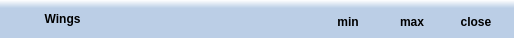
        <widget class="QWidget" name="wg1Title" native="true">
         <property name="sizePolicy">
          <sizepolicy hsizetype="Ignored" vsizetype="Fixed">
           <horstretch>0</horstretch>
           <verstretch>0</verstretch>
          </sizepolicy>
         </property>
         <property name="minimumSize">
          <size>
           <width>0</width>
           <height>38</height>
          </size>
         </property>
         <property name="maximumSize">
          <size>
           <width>16777215</width>
           <height>38</height>
          </size>
         </property>
         <property name="mouseTracking">
          <bool>true</bool>
         </property>
         <property name="styleSheet">
          <string notr="true">border: none;
background-color: qlineargradient(spread:pad, x1:1, y1:0, x2:1, y2:1, stop:0 rgba(255, 255, 255, 255), stop:0.213483 rgba(187, 206, 230, 255));</string>
         </property>
         <layout class="QHBoxLayout" name="horizontalLayout">
          <property name="spacing">
           <number>0</number>
          </property>
          <property name="leftMargin">
           <number>6</number>
          </property>
          <property name="topMargin">
           <number>6</number>
          </property>
          <property name="rightMargin">
           <number>6</number>
          </property>
          <property name="bottomMargin">
           <number>6</number>
          </property>
          <item>
           <widget class="QLabel" name="labLogo">
            <property name="sizePolicy">
             <sizepolicy hsizetype="Fixed" vsizetype="Fixed">
              <horstretch>0</horstretch>
              <verstretch>0</verstretch>
             </sizepolicy>
            </property>
            <property name="minimumSize">
             <size>
              <width>32</width>
              <height>32</height>
             </size>
            </property>
            <property name="maximumSize">
             <size>
              <width>32</width>
              <height>32</height>
             </size>
            </property>
            <property name="styleSheet">
             <string notr="true">background-color: transparent;</string>
            </property>
            <property name="text">
             <string/>
            </property>
            <property name="pixmap">
             <pixmap resource="Images.qrc">:/images/logo.png</pixmap>
            </property>
            <property name="scaledContents">
             <bool>true</bool>
            </property>
           </widget>
          </item>
          <item>
           <widget class="QLabel" name="labTitle">
            <property name="sizePolicy">
             <sizepolicy hsizetype="Minimum" vsizetype="Minimum">
              <horstretch>0</horstretch>
              <verstretch>0</verstretch>
             </sizepolicy>
            </property>
            <property name="minimumSize">
             <size>
              <width>90</width>
              <height>0</height>
             </size>
            </property>
            <property name="maximumSize">
             <size>
              <width>90</width>
              <height>16777215</height>
             </size>
            </property>
            <property name="font">
             <font>
              <family>Microsoft YaHei UI</family>
              <weight>75</weight>
              <italic>false</italic>
              <bold>true</bold>
             </font>
            </property>
            <property name="styleSheet">
             <string notr="true">background-color: transparent;</string>
            </property>
            <property name="text">
             <string>  Wings</string>
            </property>
           </widget>
          </item>
          <item>
           <spacer name="horizontalSpacer">
            <property name="orientation">
             <enum>Qt::Horizontal</enum>
            </property>
            <property name="sizeType">
             <enum>QSizePolicy::Fixed</enum>
            </property>
            <property name="sizeHint" stdset="0">
             <size>
              <width>170</width>
              <height>20</height>
             </size>
            </property>
           </spacer>
          </item>
          <item>
           <widget class="QLabel" name="labContextTheme">
            <property name="sizePolicy">
             <sizepolicy hsizetype="Expanding" vsizetype="Ignored">
              <horstretch>0</horstretch>
              <verstretch>0</verstretch>
             </sizepolicy>
            </property>
            <property name="font">
             <font>
              <family>Microsoft YaHei UI</family>
              <pointsize>10</pointsize>
             </font>
            </property>
            <property name="styleSheet">
             <string notr="true">color: rgb(35, 62, 95);
background-color: transparent;</string>
            </property>
            <property name="text">
             <string/>
            </property>
            <property name="alignment">
             <set>Qt::AlignCenter</set>
            </property>
           </widget>
          </item>
          <item>
           <spacer name="horizontalSpacer_2">
            <property name="orientation">
             <enum>Qt::Horizontal</enum>
            </property>
            <property name="sizeType">
             <enum>QSizePolicy::Fixed</enum>
            </property>
            <property name="sizeHint" stdset="0">
             <size>
              <width>10</width>
              <height>20</height>
             </size>
            </property>
           </spacer>
          </item>
          <item>
           <widget class="QPushButton" name="btnMin">
            <property name="sizePolicy">
             <sizepolicy hsizetype="Fixed" vsizetype="Fixed">
              <horstretch>0</horstretch>
              <verstretch>0</verstretch>
             </sizepolicy>
            </property>
            <property name="minimumSize">
             <size>
              <width>64</width>
              <height>32</height>
             </size>
            </property>
            <property name="maximumSize">
             <size>
              <width>64</width>
              <height>32</height>
             </size>
            </property>
            <property name="font">
             <font>
              <family>Microsoft YaHei UI</family>
              <weight>75</weight>
              <bold>true</bold>
             </font>
            </property>
            <property name="mouseTracking">
             <bool>false</bool>
            </property>
            <property name="toolTip">
             <string>Minimize</string>
            </property>
            <property name="styleSheet">
             <string notr="true">QPushButton {
	background-color: transparent;
}

QPushButton:hover {
	border:1px solid rgb(171, 189, 212);
	background-color: rgb(167, 191, 222);
	border-radius:3px;
}

QPushButton:pressed {
	border:1px solid rgb(171, 189, 212);
	background-color: rgb(145, 176, 215);
	border-radius:3px;
}</string>
            </property>
            <property name="text">
             <string>min</string>
            </property>
            <property name="flat">
             <bool>true</bool>
            </property>
           </widget>
          </item>
          <item>
           <widget class="QPushButton" name="btnMaxOrNorm">
            <property name="sizePolicy">
             <sizepolicy hsizetype="Fixed" vsizetype="Fixed">
              <horstretch>0</horstretch>
              <verstretch>0</verstretch>
             </sizepolicy>
            </property>
            <property name="minimumSize">
             <size>
              <width>64</width>
              <height>32</height>
             </size>
            </property>
            <property name="maximumSize">
             <size>
              <width>64</width>
              <height>32</height>
             </size>
            </property>
            <property name="font">
             <font>
              <family>Microsoft YaHei UI</family>
              <weight>75</weight>
              <bold>true</bold>
             </font>
            </property>
            <property name="toolTip">
             <string>Maximize</string>
            </property>
            <property name="styleSheet">
             <string notr="true">QPushButton {
	background-color: transparent;
}

QPushButton:hover {
	border:1px solid rgb(171, 189, 212);
	background-color: rgb(167, 191, 222);
	border-radius:3px;
}

QPushButton:pressed {
	border:1px solid rgb(171, 189, 212);
	background-color: rgb(145, 176, 215);
	border-radius:3px;
}</string>
            </property>
            <property name="text">
             <string>max</string>
            </property>
            <property name="flat">
             <bool>true</bool>
            </property>
           </widget>
          </item>
          <item>
           <widget class="QPushButton" name="btnClose">
            <property name="sizePolicy">
             <sizepolicy hsizetype="Fixed" vsizetype="Fixed">
              <horstretch>0</horstretch>
              <verstretch>0</verstretch>
             </sizepolicy>
            </property>
            <property name="minimumSize">
             <size>
              <width>64</width>
              <height>32</height>
             </size>
            </property>
            <property name="maximumSize">
             <size>
              <width>64</width>
              <height>32</height>
             </size>
            </property>
            <property name="font">
             <font>
              <family>Microsoft YaHei UI</family>
              <weight>75</weight>
              <bold>true</bold>
             </font>
            </property>
            <property name="toolTip">
             <string>Close</string>
            </property>
            <property name="statusTip">
             <string/>
            </property>
            <property name="styleSheet">
             <string notr="true">QPushButton {
	background-color: transparent;
}

QPushButton:hover {
	border:1px solid rgb(171, 189, 212);
	background-color: rgb(250, 81, 81);
	border-radius:3px;
}

QPushButton:pressed {
	border:1px solid rgb(171, 189, 212);
	background-color: rgb(200, 81, 81);
	border-radius:3px;
}</string>
            </property>
            <property name="text">
             <string>close</string>
            </property>
            <property name="flat">
             <bool>true</bool>
            </property>
           </widget>
          </item>
         </layout>
        </widget>
